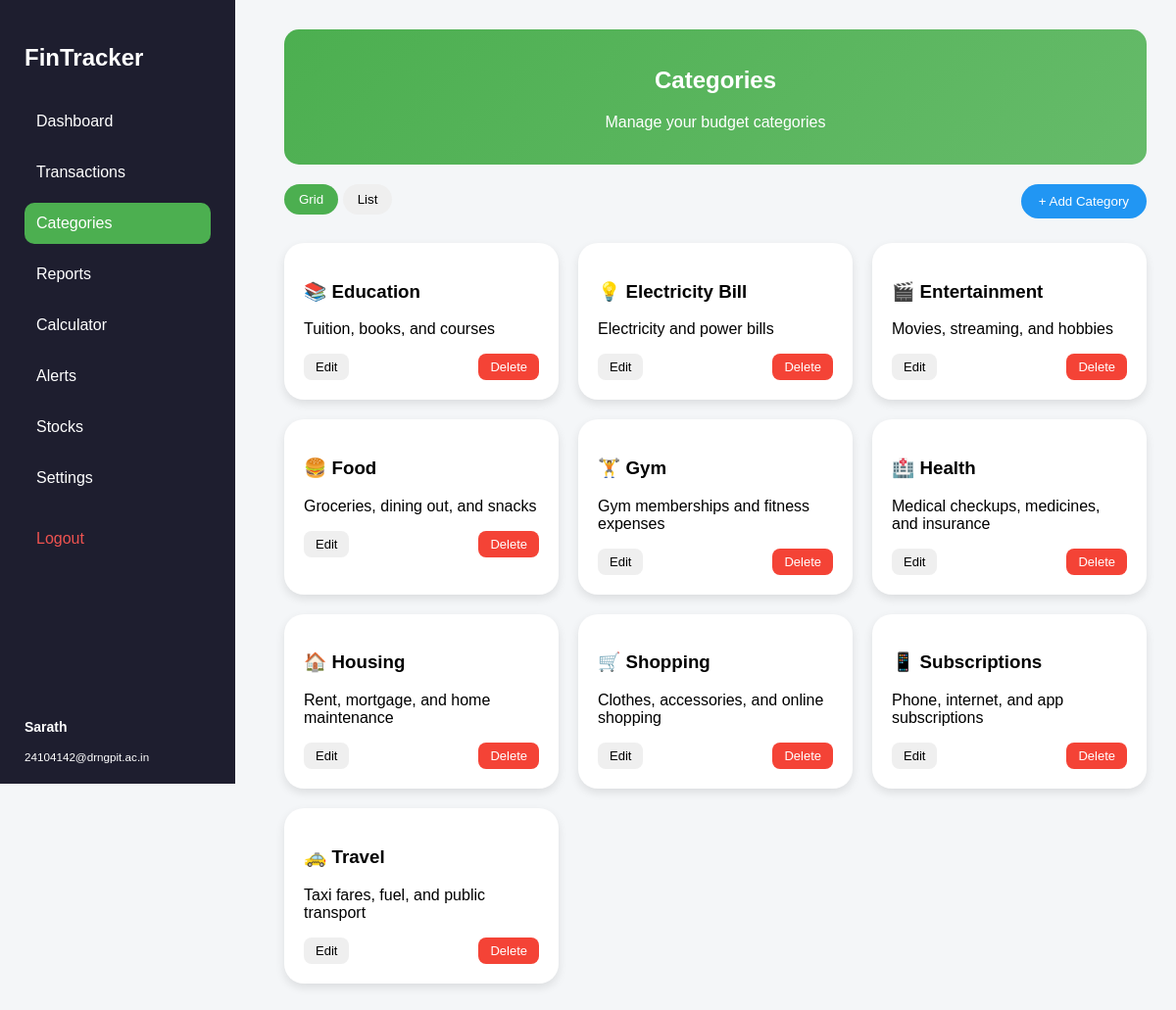
Page /categories/ (signed in) on the committed database.
### myapp/models.py (models this page shows, shortened)
class Category(models.Model):
    user = models.ForeignKey(User, on_delete=models.CASCADE, related_name='categories')
    name = models.CharField(max_length=100)
    icon = models.CharField(max_length=10, default='💰')
    description = models.CharField(max_length=255, blank=True, default='')
    class Meta:
        ordering = ['name']
        unique_together = ['user', 'name']

### myapp/views.py (the view)
# urls.py: path('categories/', category_view, name='category'),
@login_required
def category_view(request):
    categories = Category.objects.filter(user=request.user)
    return render(request, 'cat.html', {'categories': categories})

### static/templates/cat.html (shortened to what this page needs)
{% load static %}
<!DOCTYPE html>
<html lang="en">
<head>
    <link rel="stylesheet" href="{% static 'css/cat1.css' %}">
</head>
<body>
<div class="layout">
    <div class="sidebar">
        <h2 class="logo">FinTracker</h2>
        <nav class="menu">
            <a href="{% url 'dashboard' %}">Dashboard</a>
            <a href="{% url 'transaction' %}">Transactions</a>
            <a href="{% url 'category' %}" class="active">Categories</a>
            <a href="{% url 'report' %}">Reports</a>
            <a href="{% url 'calculator' %}">Calculator</a>
            <a href="{% url 'alert' %}">Alerts</a>
            <a href="{% url 'stock' %}">Stocks</a>
            <a href="{% url 'setting' %}">Settings</a>
            <a href="{% url 'logout' %}" class="logout-link">Logout</a>
        </nav>
        <div class="profile">
            <p><strong>{{ request.user.username }}</strong></p>
            <small>{{ request.user.email }}</small>
        </div>
    </div>
    <main class="content">
        <div class="page-intro">
            <h2>Categories</h2>
            <p>Manage your budget categories</p>
        </div>
        <section class="controls">
            <div class="view-buttons">
                <button class="active" id="gridViewBtn">Grid</button>
                <button id="listViewBtn">List</button>
            </div>
            <button class="add-btn" id="addCategoryBtn">+ Add Category</button>
        </section>
        <section class="category-grid" id="gridView">
            {% for cat in categories %}
            <div class="category-card">
                <h3>{{ cat.icon }} {{ cat.name }}</h3>
                <p>{{ cat.description|default:"No description" }}</p>
                <div class="card-actions">
                    <button class="edit-cat-btn" data-pk="{{ cat.pk }}" data-name="{{ cat.name|escapejs }}" data-icon="{{ cat.icon|escapejs }}" data-desc="{{ cat.description|escapejs }}">Edit</button>
                    <form method="POST" action="{% url 'delete_category' cat.pk %}" class="inline-form" data-confirm="Delete category &quot;{{ cat.name|escapejs }}&quot;?">
                        <button type="submit" class="delete">Delete</button>
                    </form>
                </div>
            </div>
            {% empty %}
            <p class="grid-empty-msg">No categories yet. Add one!</p>
            {% endfor %}
        </section>
    </main>
</div>
</body>
</html>

### static/css/cat1.css (style rules this page uses)
.controls { display: flex; justify-content: space-between; margin-bottom: 25px; }
.view-buttons button { padding: 8px 15px; border-radius: 20px; border: none; cursor: pointer; }
.view-buttons .active { background: #4CAF50; color: white; }
.add-btn { padding: 10px 18px; background: #2196F3; color: white; border: none; border-radius: 20px; cursor: pointer; }
.category-grid { display: grid; grid-template-columns: repeat(auto-fill, minmax(220px, 1fr)); gap: 20px; }
.category-card { background: white; padding: 20px; border-radius: 20px; box-shadow: 0 4px 10px rgba(0, 0, 0, 0.1); min-height: 120px; }
.card-actions { display: flex; justify-content: space-between; margin-top: 15px; }
.card-actions button, .list-actions button { padding: 6px 12px; border-radius: 8px; border: none; cursor: pointer; font-size: 13px; }
.delete { background: #f44336; color: white; }

### static/css/sidebar.css (style rules this page uses)
* { box-sizing: border-box; }
body { margin: 0; font-family: Arial, sans-serif; background: #f4f6f8; }
.layout { display: flex; }
.sidebar { width: 240px; height: 100vh; background: #1e1e2f; color: white; padding: 25px; position: fixed; left: 0; top: 0; }
.logo { margin-bottom: 30px; }
.menu a { display: block; padding: 12px; color: white; text-decoration: none; border-radius: 10px; margin-bottom: 10px; }
.menu a:hover, .menu .active { background: #4CAF50; }
.menu .logout-link { margin-top: 20px; color: #ef5350; }
.profile { position: absolute; bottom: 20px; font-size: 14px; }
.content { margin-left: 260px; padding: 30px; width: calc(100% - 260px); }
.page-intro { background: linear-gradient(135deg, #4CAF50, #66BB6A); color: white; padding: 18px; border-radius: 15px; margin-bottom: 20px; text-align: center; }
.inline-form { display: inline; }

### rows in the picture
Category: icon "📚", name "Education", description "Tuition, books, and courses"
Category: icon "💡", name "Electricity Bill", description "Electricity and power bills"
Category: icon "🎬", name "Entertainment", description "Movies, streaming, and hobbies"
Category: icon "🍔", name "Food", description "Groceries, dining out, and snacks"
Category: icon "🏋️", name "Gym", description "Gym memberships and fitness expenses"
Category: icon "🏥", name "Health", description "Medical checkups, medicines, and insurance"
Category: icon "🏠", name "Housing", description "Rent, mortgage, and home maintenance"
Category: icon "🛒", name "Shopping", description "Clothes, accessories, and online shopping"
Category: icon "📱", name "Subscriptions", description "Phone, internet, and app subscriptions"
Category: icon "🚕", name "Travel", description "Taxi fares, fuel, and public transport"

### other values in the picture
{{ request.user.username }} "Sarath"
{{ request.user.email }} "24104142@drngpit.ac.in"
